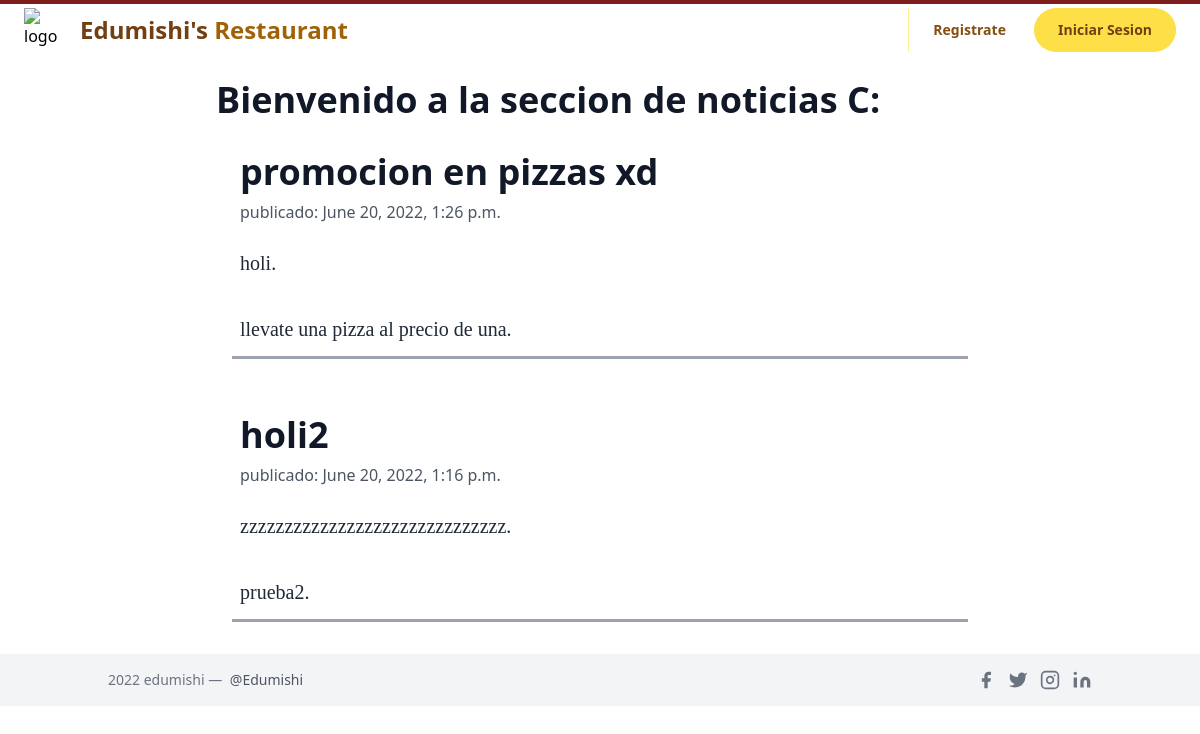
The page /notices/ on the database as committed earlier.
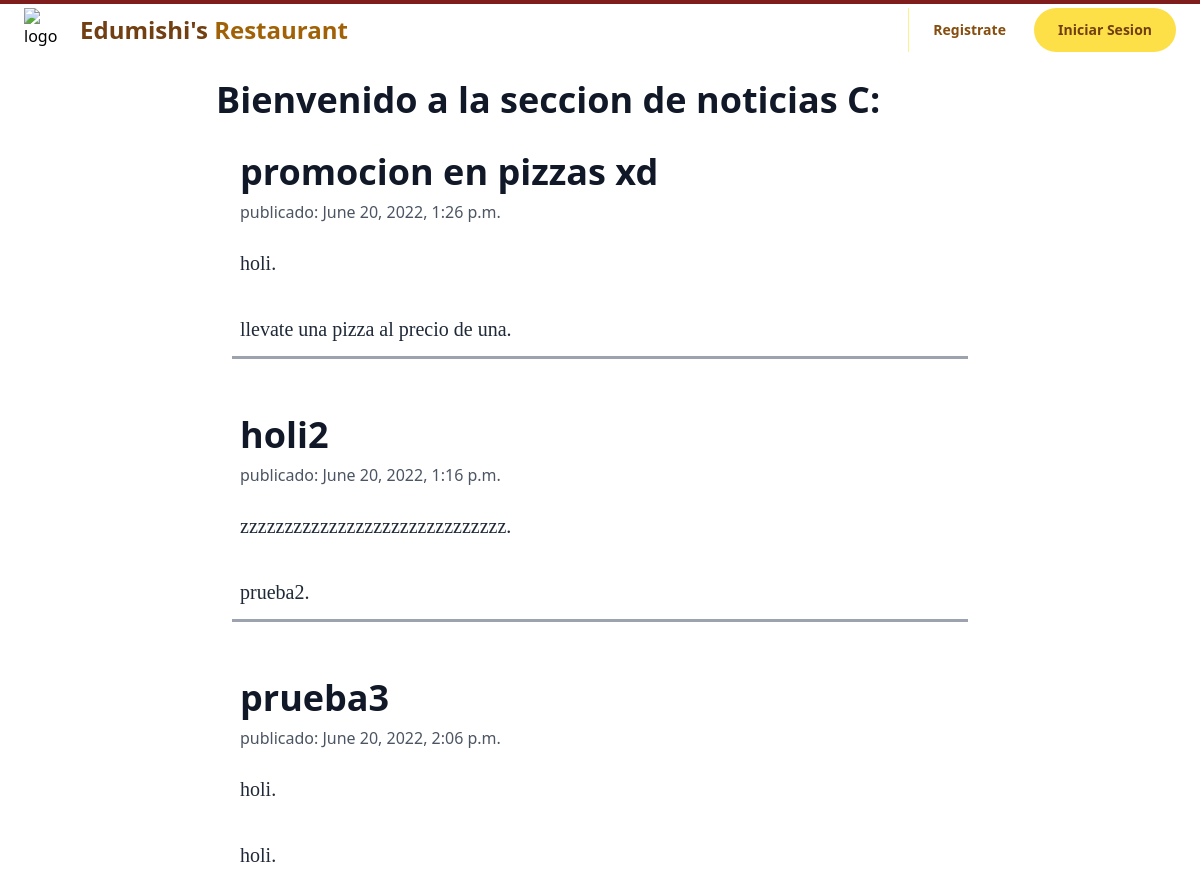
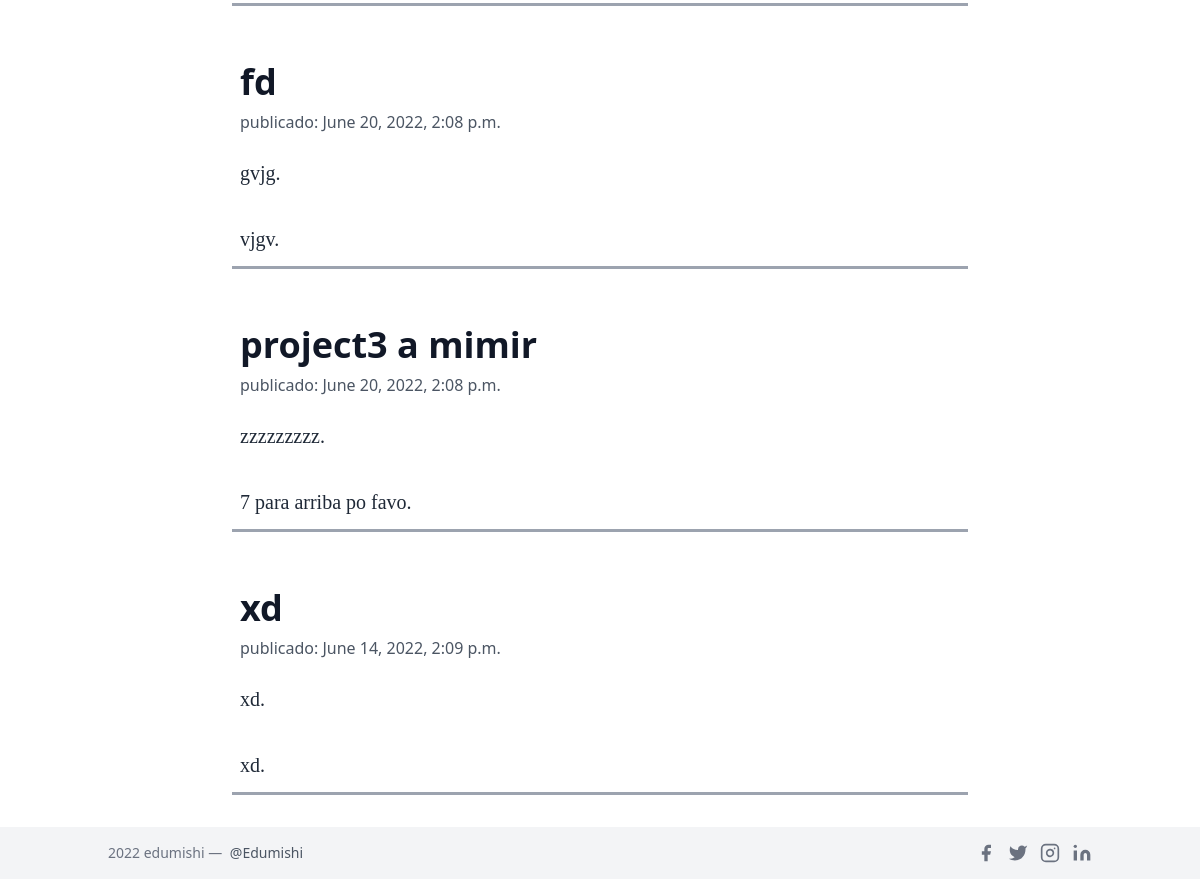
The same page on the database as committed later (2 pictures, top to bottom).
### orders/models.py (models this page shows, shortened)
class notices(models.Model):
    title = models.CharField(max_length=50)
    content = models.TextField(max_length=1000)
    description = models.TextField(max_length=100)
    fecha = models.DateTimeField()

### orders/views.py (the view)
# urls.py: path('notices/', views.notices_view, name="notices"),
def notices_view(request, **kwargs):
    if request.method == "GET":
            notice = notices.objects.all()
            context = {
                'notice': notice,
            }
    return render(request, 'orders/notices.html', context)

### orders/templates/orders/notices.html
{% extends "orders/layout.html" %}
{%block template%}
<div class="container w-full md:max-w-3xl mx-auto pt-15 sm:mt-25">
    <h1 class = "font-bold font-sans break-normal text-gray-900 pt-6 pb-2 md:text-4xl">
        Bienvenido a la seccion de noticias C:
    </h1>
    {% for notices in notice %}
    <div class="w-full px-4 md:px-6 text-xl text-gray-800 leading-normal" style="font-family:Georgia,serif;">
        <div class="font-sans">
                    <h1 class="font-bold font-sans break-normal text-gray-900 pt-6 pb-2 text-3xl md:text-4xl">{{ notices.title }}</h1>
                    <p class="text-sm md:text-base font-normal text-gray-600">publicado: {{notices.fecha}}</p>
        </div>
        <p class="py-6">{{ notices.content }}.</p>
        <ol>
            <li class="py-3">{{ notices.description }}.</li>
        </ol>
    </div>
    <hr class="border-b-2 border-gray-400 mb-8 mx-4">
    {% endfor %}
</div>
{%endblock%}

Rows that differ between the two databases and show on the page:
added notices: title "prueba3", fecha "June 20, 2022, 2:06 p.m.", content "holi", description "holi"
added notices: title "fd", fecha "June 20, 2022, 2:08 p.m.", content "gvjg", description "vjgv"
added notices: title "project3 a mimir", fecha "June 20, 2022, 2:08 p.m.", content "zzzzzzzzz", description "7 para arriba po favo"
added notices: title "xd", fecha "June 14, 2022, 2:09 p.m.", content "xd", description "xd"
